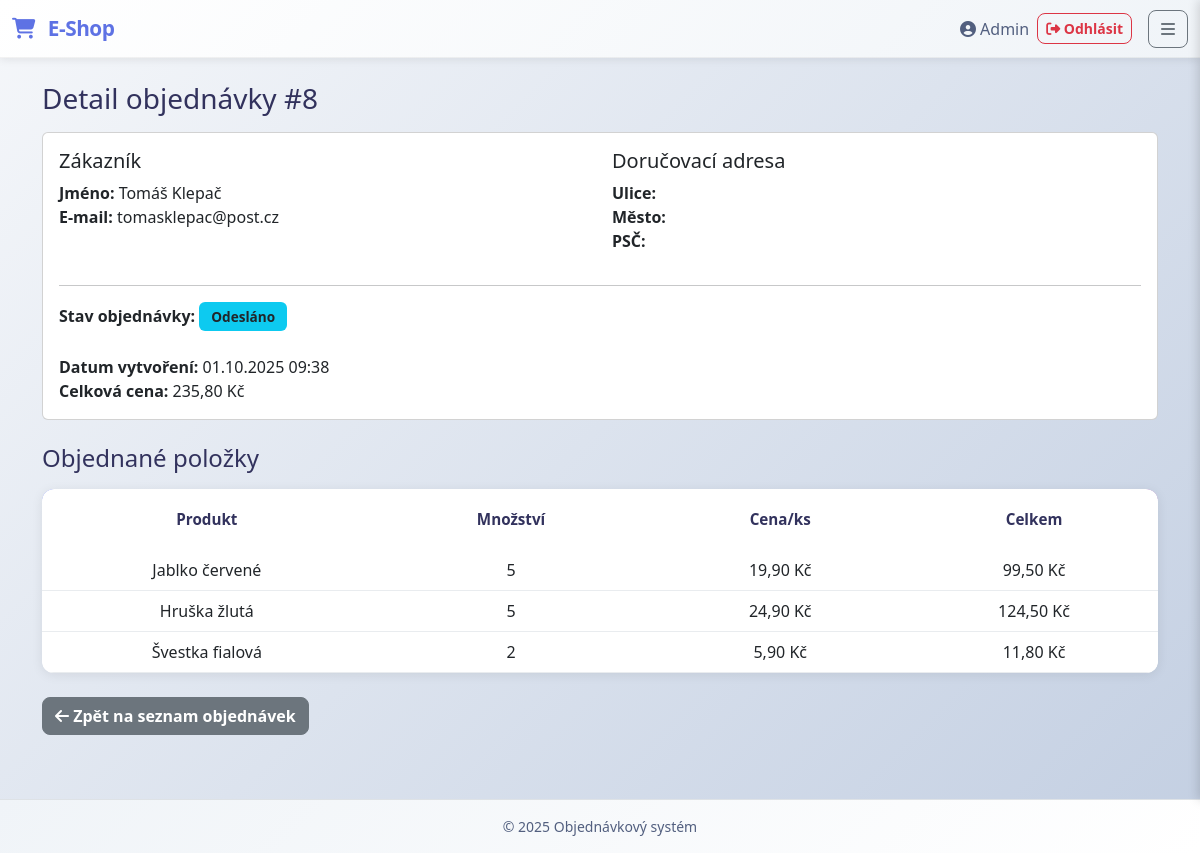
The app's page /index.php?action=order_detail&id=8 (signed in) with its own data.
### tables this page shows
CREATE TABLE `orders` (
  `id` int(11) NOT NULL,
  `customer_id` int(11) NOT NULL,
  `status` varchar(50) NOT NULL DEFAULT 'pending',
  `note` text DEFAULT NULL,
  `total_cents` int(11) NOT NULL,
  `created_at` timestamp NOT NULL DEFAULT current_timestamp(),
  `street` varchar(255) NOT NULL,
  `city` varchar(100) NOT NULL,
  `zip` varchar(10) NOT NULL
);

CREATE TABLE `users` (
  `id` int(11) NOT NULL,
  `email` varchar(255) NOT NULL,
  `password_hash` varchar(255) NOT NULL,
  `name` varchar(120) NOT NULL,
  `is_active` tinyint(1) NOT NULL DEFAULT 1,
  `is_approved` tinyint(1) NOT NULL DEFAULT 1,
  `created_at` timestamp NOT NULL DEFAULT current_timestamp()
);

CREATE TABLE `order_item` (
  `order_id` int(11) NOT NULL,
  `product_id` int(11) NOT NULL,
  `quantity` int(11) NOT NULL,
  `unit_price_cents` int(11) NOT NULL
);

CREATE TABLE `products` (
  `id` int(11) NOT NULL,
  `name` varchar(160) NOT NULL,
  `description` text DEFAULT NULL,
  `price_cents` int(11) NOT NULL,
  `stock` int(11) NOT NULL DEFAULT 0,
  `image_path` varchar(255) DEFAULT NULL,
  `supplier_id` int(11) NOT NULL,
  `is_active` tinyint(1) DEFAULT 1,
  `created_at` timestamp NOT NULL DEFAULT current_timestamp()
);

### app/Models/order_model.php (called while the page is built, shortened)
<?php
class OrderModel {
    public static function getOrderItems(int $orderId): array {
        $db = Database::getInstance();
        $stmt = $db->prepare("
            SELECT oi.product_id, oi.quantity, oi.unit_price_cents, p.name
            FROM order_item oi
            JOIN products p ON oi.product_id = p.id
            WHERE oi.order_id = ?
        ");
        $stmt->execute([$orderId]);
        return $stmt->fetchAll(PDO::FETCH_ASSOC);
    }
    public static function getOrderWithCustomer(int $orderId): ?array {
        $db = Database::getInstance();
        $stmt = $db->prepare("
            SELECT o.*, u.name as customer_name, u.email as customer_email
            FROM orders o
            JOIN users u ON u.id = o.customer_id
            WHERE o.id = ?
            LIMIT 1
        ");
        $stmt->execute([$orderId]);
        $row = $stmt->fetch(PDO::FETCH_ASSOC);
        return $row ?: null;
    }
}

### app/Controllers/order_controller.php (called while the page is built, shortened)
<?php
require_once __DIR__ . '/../Models/order_model.php';
class order_controller {
    public function getOrderItems(int $orderId): array {
        return OrderModel::getOrderItems($orderId);
    }
    public function getOrderWithCustomer(int $orderId): ?array {
        return OrderModel::getOrderWithCustomer($orderId);
    }
}

### app/Views/order_detail_view.php (the view, shortened to what this page needs)
<?php require __DIR__ . '/partials/header.php'; ?>
<h1 class="h3 mb-3">Detail objednávky #<?= htmlspecialchars($_GET['id'] ?? '') ?></h1>
<?php if (!empty($order)): ?>
    <div class="card mb-4">
        <div class="card-body">
            <div class="row">
                <div class="col-md-6">
                    <h5 class="card-title">Zákazník</h5>
                    <p>
                        <strong>Jméno:</strong> <?= htmlspecialchars($order['customer_name']) ?><br>
                        <strong>E-mail:</strong> <?= htmlspecialchars($order['customer_email']) ?>
                    </p>
                </div>
                <div class="col-md-6">
                    <h5 class="card-title">Doručovací adresa</h5>
                    <p>
                        <strong>Ulice:</strong> <?= htmlspecialchars($order['street']) ?><br>
                        <strong>Město:</strong> <?= htmlspecialchars($order['city']) ?><br>
                        <strong>PSČ:</strong> <?= htmlspecialchars($order['zip']) ?>
                    </p>
                </div>
            </div>
            <hr>
            <div class="row">
                <div class="col-12">
                    <strong>Stav objednávky:</strong>
                    <?php
                    switch ($order['status']) {
                        case 'shipped':
                            echo '<span class="badge bg-info text-dark">Odesláno</span>';
                            break;
                    }
                    ?>
                    <br><br>
                    <strong>Datum vytvoření:</strong> <?= date('d.m.Y H:i', strtotime($order['created_at'])) ?><br>
                    <strong>Celková cena:</strong> <?= number_format($order['total_cents'] / 100, 2, ',', ' ') ?> Kč
                </div>
            </div>
        </div>
    </div>
<?php endif; ?>
<?php if (!empty($items)): ?>
    <h4 class="mb-3">Objednané položky</h4>
    <div class="table-responsive cart-table-wrapper mb-4">
        <table class="table cart-table align-middle">
            <thead>
            <tr>
                <th class="text-center">Produkt</th>
                <th class="text-center">Množství</th>
                <th class="text-center">Cena/ks</th>
                <th class="text-center">Celkem</th>
            </tr>
            </thead>
            <tbody>
            <?php foreach ($items as $item): ?>
                <tr>
                    <td class="text-center"><?= htmlspecialchars($item['name']) ?></td>
                    <td class="text-center"><?= (int)$item['quantity'] ?></td>
                    <td class="text-center"><?= number_format($item['unit_price_cents'] / 100, 2, ',', ' ') ?> Kč</td>
                    <td class="text-center"><?= number_format(($item['unit_price_cents'] * $item['quantity']) / 100, 2, ',', ' ') ?> Kč</td>
                </tr>
            <?php endforeach; ?>
            </tbody>
        </table>
    </div>
<?php else: ?>
    <p>Tato objednávka neobsahuje žádné položky.</p>
<?php endif; ?>
<p class="mt-3">
    <a href="index.php?action=orders" class="btn btn-secondary"><i class="fas fa-arrow-left"></i> Zpět na seznam objednávek</a>
</p>
<?php require __DIR__ . '/partials/footer.php'; ?>

### public/css/app.css (style rules this page uses)
body { font-family: 'Segoe UI', -apple-system, BlinkMacSystemFont, 'Roboto', 'Oxygen', sans-serif; background: linear-gradient(135deg, #f5f7fa 0%, #c3cfe2 100%); color: var(--dark-gray); display: flex; flex-direction: column; min-height: 100vh; }
.btn { font-weight: 600; border-radius: 0.5rem; transition: all 0.3s ease; }
.table-responsive { overflow-x: auto; -webkit-overflow-scrolling: touch; border-radius: 0.5rem; }
.table { margin-bottom: 0; }
.table thead { background-color: var(--light-gray); }
.table th { font-weight: 600; color: var(--dark-gray); border-color: var(--border-gray); }
.badge { padding: 0.5rem 0.75rem; font-weight: 600; font-size: 0.85rem; }
.table { background: #ffffff; border-radius: 10px; overflow: hidden; box-shadow: 0 2px 10px rgba(0, 0, 0, 0.08); min-width: 1100px; width: 100%; }
.table thead { background: linear-gradient(135deg, #667eea 0%, #764ba2 100%); color: white; font-weight: 600; }
.table tbody tr { border-bottom: 1px solid var(--border-gray); transition: background 0.2s ease; }
.table-responsive { border-radius: 10px; overflow: hidden; }
.cart-table-wrapper { border-radius: 12px; overflow: hidden; box-shadow: 0 2px 12px rgba(0, 0, 0, 0.08); overflow-x: auto; -webkit-overflow-scrolling: touch; }
.cart-table { background: white; margin-bottom: 0; min-width: 1100px; width: 100%; }
.cart-table thead { background: linear-gradient(135deg, #667eea 0%, #764ba2 100%); color: white; font-weight: 600; }
.cart-table thead th { border: none; padding: 1.2rem; font-size: 0.95rem; }
.cart-table tbody tr { border-bottom: 1px solid #e9ecef; transition: background 0.2s ease; }

### records on screen
orders: customer.name "Tomáš Klepač", customer.email "tomasklepac@post.cz", created_at "01.10.2025 09:38", $order['total_cents']/100 "235,80"
order_item: product.name "Jablko červené", quantity "5", $item['unit_price_cents']/100 "19,90", ($item['unit_price_cents'] * $item['quantity']) / 100 "99,50"
order_item: product.name "Hruška žlutá", quantity "5", $item['unit_price_cents']/100 "24,90", ($item['unit_price_cents'] * $item['quantity']) / 100 "124,50"
order_item: product.name "Švestka fialová", quantity "2", $item['unit_price_cents']/100 "5,90", ($item['unit_price_cents'] * $item['quantity']) / 100 "11,80"

### other values on screen
$_SESSION['user_name'] "Admin"
$_GET['id'] "8"
